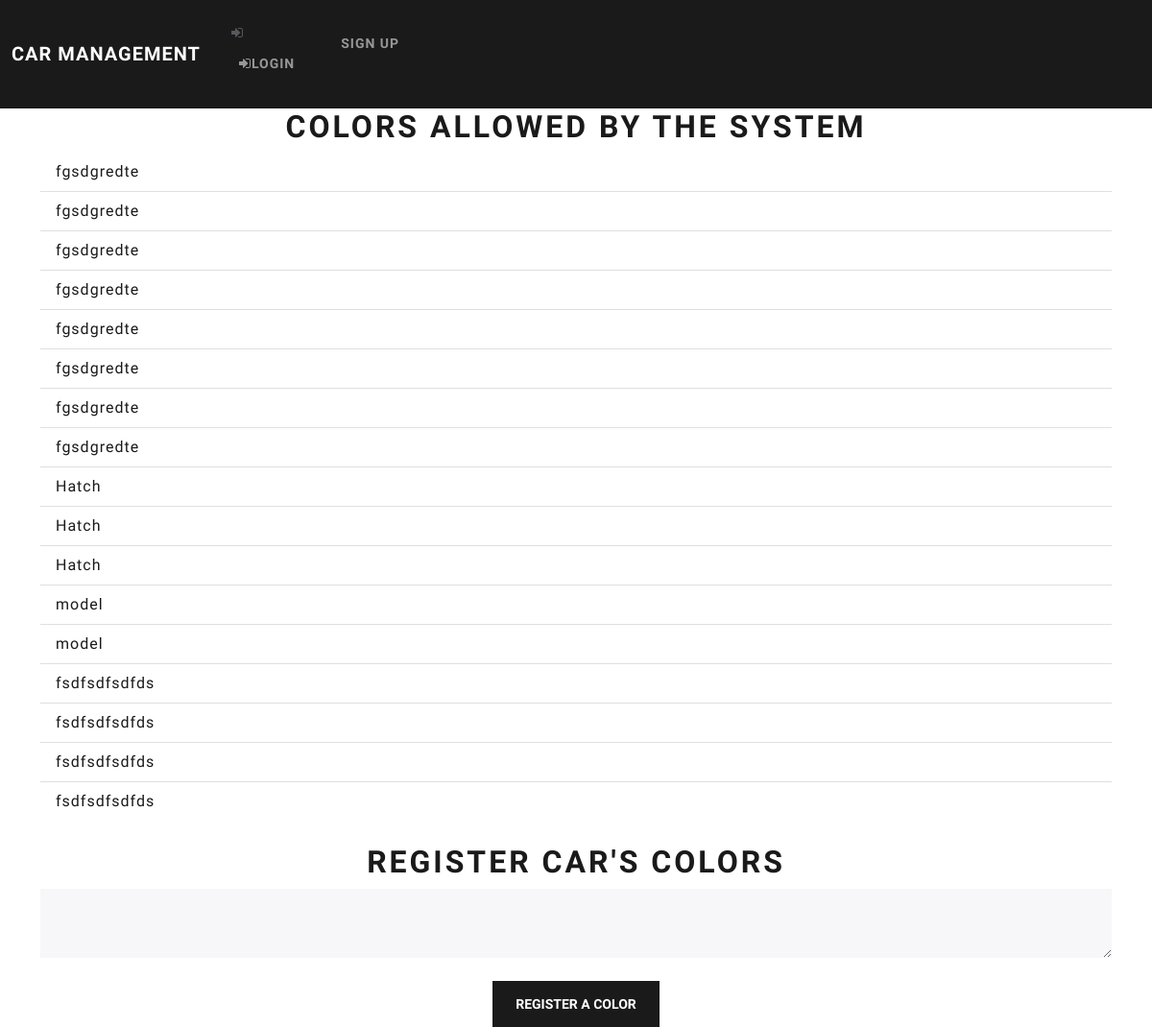
The app's page /car-color/, older data.
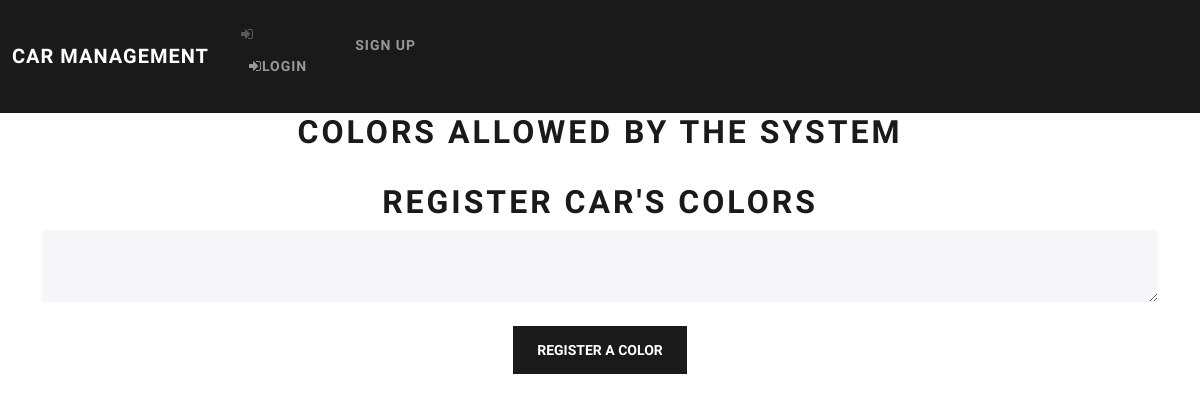
The same page, newer data.
### website/models.py (models this page shows)
class Color(db.Model):
    id    = db.Column(db.Integer, primary_key=True)
    color = db.Column(db.String(20))

### website/cars.py (the view, shortened to what this page needs)
@login_required
@cars.route("/car-color/", methods=["GET", "POST"])
def car_color_page():
    if request.method == "GET":
        colors = Color.query.all()
        return render_template('colors.html', user=current_user, colors=colors)

### website/templates/colors.html (shortened to what this page needs)
{% extends "base.html" %}
{% block content %}
<h1 align="center">Colors allowed by the system</h1>
<ul class="list-group list-group-flush" id='colors'>
    {% for color in colors %}
    <li class="list-group-item">{{color.color}}</li>
    {% endfor %}
</ul>
<br />
<h1 align="center">Register car's colors</h1>
<form method="POST">
    <textarea class="form-control" name="color" id="color"></textarea>
    <br />
    <div align="center">
        <button type="submit" class="btn btn-primary" onClick="console.log('oioioi');">
            Register a color
        </button>
    </div>
</form>
{% endblock content %}

### website/templates/base.html (shortened to what this page needs)
<!DOCTYPE html>
<html>
  <head>
    <link
      rel="stylesheet"
      type="text/css"
      href="{{ url_for('static', filename='css/bootstrap.min.css') }}">
    <link
      rel="stylesheet"
      href="https://stackpath.bootstrapcdn.com/font-awesome/4.7.0/css/font-awesome.min.css"
    />
  </head>
  <body>
    <nav class="navbar navbar-expand-lg navbar-dark bg-primary">
      <div class="container-fluid">
        <a class="navbar-brand" href="#">Car Management</a>
        <div class="collapse navbar-collapse" id="navbarColor01">
          <ul class="navbar-nav me-auto">
            {% if user.is_authenticated %}
            <li class="nav-item">
              <a class="nav-link active" href="/">Home
                <span class="visually-hidden">(current)</span>
              </a>
            </li>
            <li class="nav-item">
              <a class="nav-link" href="/logout">Logout</a>
            </li>
            <li class="nav-item dropdown">
              <a
              class="nav-link dropdown-toggle"
              data-bs-toggle="dropdown"
              href="#"
              role="button"
              aria-haspopup="true"
              aria-expanded="false">Administration</a>
              <div class="dropdown-menu">
                <a class="dropdown-item" href="/car-color">Car colors</a>
                <a class="dropdown-item" href="/car-model">Car models</a>
                <a class="dropdown-item" href="/car-ownership">Car owners</a>
                <div class="dropdown-divider"></div>
                <a class="dropdown-item" href="/possible-sales">Possible sales</a>
              </div>
            </li>
            {% else %}
            <li class="nav-item">
              <i class="fa fa-sign-in" aria-hidden="true"></i>
              <a class="nav-link" href="/login"><i class="fa fa-sign-in" aria-hidden="true"></i>Login</a>
            </li>
            <li class="nav-item">
              <a class="nav-link" href="/sign-up">Sign up</a>
            </li>
            {% endif %}
          </ul>
        </div>
      </div>
    </nav>
    <div class="container">{% block content %} {% endblock %}</div>
  </body>
</html>

Row changes from the older to the newer data that the page shows:
removed Color: color "fgsdgredte"
removed Color: color "fgsdgredte"
removed Color: color "fgsdgredte"
removed Color: color "fgsdgredte"
removed Color: color "fgsdgredte"
removed Color: color "fgsdgredte"
removed Color: color "fgsdgredte"
removed Color: color "fgsdgredte"
removed Color: color "Hatch"
removed Color: color "Hatch"
removed Color: color "Hatch"
removed Color: color "model"
removed Color: color "model"
removed Color: color "fsdfsdfsdfds"
removed Color: color "fsdfsdfsdfds"
removed Color: color "fsdfsdfsdfds"
removed Color: color "fsdfsdfsdfds"
